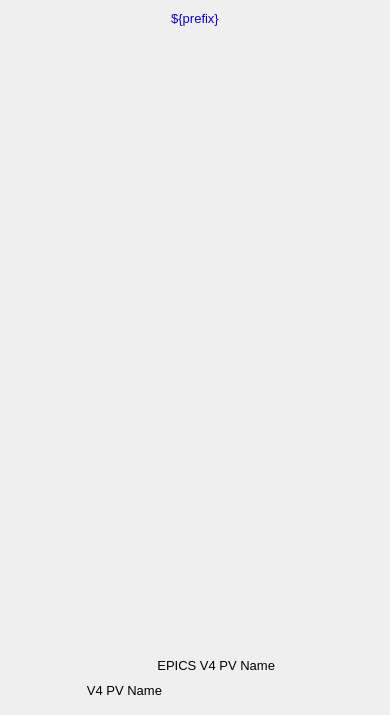
<?xml version="1.0" ?>
<ui version="4.0">
  <class>Dialog</class>
  <widget class="QWidget" name="screen">
    <property name="geometry">
      <rect>
        <x>460</x>
        <y>141</y>
        <width>390</width>
        <height>715</height>
      </rect>
    </property>
    <property name="styleSheet">
      <string notr="true">QWidget#screen {
  color: rgb(0, 0, 0);
  background-color: rgb(187, 187, 187);
  }</string>
    </property>
    <property name="windowTitle">
      <string>NDPva</string>
    </property>
    <widget class="PyDMDrawingRectangle" name="rectangle">
      <property name="geometry">
        <rect>
          <x>0</x>
          <y>5</y>
          <width>390</width>
          <height>25</height>
        </rect>
      </property>
      <property name="brush" stdset="0">
        <brush brushstyle="SolidPattern">
          <color alpha="255">
            <red>218</red>
            <green>218</green>
            <blue>218</blue>
          </color>
        </brush>
      </property>
      <property name="penStyle" stdset="0">
        <enum>Qt::SolidLine</enum>
      </property>
      <property name="penColor" stdset="0">
        <color>
          <red>218</red>
          <green>218</green>
          <blue>218</blue>
        </color>
      </property>
      <property name="penWidth" stdset="0">
        <double>0</double>
      </property>
      <property name="penCapStyle" stdset="0">
        <enum>Qt::FlatCap</enum>
      </property>
      <property name="toolTip">
        <string>rectangle</string>
      </property>
    </widget>
    <widget class="QLabel" name="text">
      <property name="geometry">
        <rect>
          <x>87</x>
          <y>6</y>
          <width>216</width>
          <height>25</height>
        </rect>
      </property>
      <property name="text">
        <string>${prefix}</string>
      </property>
      <property name="font" stdset="0">
        <font>
          <pointsize>10</pointsize>
        </font>
      </property>
      <property name="brush" stdset="0">
        <brush brushstyle="SolidPattern">
          <color alpha="255">
            <red>10</red>
            <green>0</green>
            <blue>184</blue>
          </color>
        </brush>
      </property>
      <property name="toolTip">
        <string>text</string>
      </property>
      <property name="alignment">
        <set>Qt::AlignCenter</set>
      </property>
      <property name="styleSheet">
        <string notr="true">QLabel#text {
  color: rgb(10, 0, 184);
  }</string>
      </property>
    </widget>
    <widget class="PyDMEmbeddedDisplay" name="composite">
      <property name="geometry">
        <rect>
          <x>5</x>
          <y>40</y>
          <width>380</width>
          <height>605</height>
        </rect>
      </property>
      <property name="toolTip">
        <string>composite</string>
      </property>
      <property name="filename" stdset="0">
        <string>PluginBase_V26.ui</string>
      </property>
    </widget>
    <widget class="PyDMFrame" name="composite_1">
      <property name="geometry">
        <rect>
          <x>5</x>
          <y>650</y>
          <width>380</width>
          <height>60</height>
        </rect>
      </property>
      <widget class="PyDMDrawingRectangle" name="rectangle_1">
        <property name="geometry">
          <rect>
            <x>0</x>
            <y>0</y>
            <width>380</width>
            <height>60</height>
          </rect>
        </property>
        <property name="brush" stdset="0">
          <brush brushstyle="NoBrush">
            <color alpha="255">
              <red>0</red>
              <green>0</green>
              <blue>0</blue>
            </color>
          </brush>
        </property>
        <property name="penStyle" stdset="0">
          <enum>Qt::SolidLine</enum>
        </property>
        <property name="penColor" stdset="0">
          <color>
            <red>0</red>
            <green>0</green>
            <blue>0</blue>
          </color>
        </property>
        <property name="penWidth" stdset="0">
          <double>1</double>
        </property>
        <property name="penCapStyle" stdset="0">
          <enum>Qt::FlatCap</enum>
        </property>
        <property name="toolTip">
          <string>rectangle_1</string>
        </property>
      </widget>
      <widget class="QLabel" name="text_1">
        <property name="geometry">
          <rect>
            <x>17</x>
            <y>30</y>
            <width>140</width>
            <height>20</height>
          </rect>
        </property>
        <property name="text">
          <string>V4 PV Name</string>
        </property>
        <property name="font" stdset="0">
          <font>
            <pointsize>10</pointsize>
          </font>
        </property>
        <property name="brush" stdset="0">
          <brush brushstyle="SolidPattern">
            <color alpha="255">
              <red>0</red>
              <green>0</green>
              <blue>0</blue>
            </color>
          </brush>
        </property>
        <property name="toolTip">
          <string>text_1</string>
        </property>
        <property name="alignment">
          <set>Qt::AlignRight|Qt::AlignTrailing|Qt::AlignVCenter</set>
        </property>
        <property name="styleSheet">
          <string notr="true">QLabel#text_1 {
  color: rgb(0, 0, 0);
  }</string>
        </property>
      </widget>
      <widget class="QLabel" name="text_2">
        <property name="geometry">
          <rect>
            <x>110</x>
            <y>5</y>
            <width>160</width>
            <height>20</height>
          </rect>
        </property>
        <property name="text">
          <string>EPICS V4 PV Name</string>
        </property>
        <property name="font" stdset="0">
          <font>
            <pointsize>10</pointsize>
          </font>
        </property>
        <property name="brush" stdset="0">
          <brush brushstyle="SolidPattern">
            <color alpha="255">
              <red>0</red>
              <green>0</green>
              <blue>0</blue>
            </color>
          </brush>
        </property>
        <property name="toolTip">
          <string>text_2</string>
        </property>
        <property name="alignment">
          <set>Qt::AlignRight|Qt::AlignTrailing|Qt::AlignVCenter</set>
        </property>
        <property name="styleSheet">
          <string notr="true">QLabel#text_2 {
  color: rgb(0, 0, 0);
  }</string>
        </property>
      </widget>
      <widget class="PyDMLabel" name="text_update">
        <property name="geometry">
          <rect>
            <x>170</x>
            <y>33</y>
            <width>200</width>
            <height>18</height>
          </rect>
        </property>
        <property name="toolTip">
          <string>PV: ${prefix}PvName_RBV</string>
        </property>
        <property name="channel" stdset="0">
          <string>ca://${prefix}PvName_RBV</string>
        </property>
        <property name="displayFormat" stdset="0">
          <enum>PyDMLabel::String</enum>
        </property>
        <property name="font" stdset="0">
          <font>
            <pointsize>10</pointsize>
          </font>
        </property>
        <property name="alignment">
          <set>Qt::AlignLeading|Qt::AlignLeft|Qt::AlignVCenter</set>
        </property>
        <property name="textInteractionFlags">
          <set>Qt::TextSelectableByKeyboard|Qt::TextSelectableByMouse</set>
        </property>
        <property name="styleSheet">
          <string notr="true">PyDMLabel#text_update {
  color: rgb(10, 0, 184);
  background-color: rgb(187, 187, 187);
  }</string>
        </property>
      </widget>
    </widget>
  </widget>
  <customwidgets>
    <customwidget>
      <class>PyDMDrawingRectangle</class>
      <extends>QWidget</extends>
      <header>pydm.widgets.drawing</header>
    </customwidget>
    <customwidget>
      <class>PyDMLabel</class>
      <extends>QLabel</extends>
      <header>pydm.widgets.label</header>
    </customwidget>
    <customwidget>
      <class>PyDMEmbeddedDisplay</class>
      <extends>QFrame</extends>
      <header>pydm.widgets.embedded_display</header>
    </customwidget>
    <customwidget>
      <class>PyDMFrame</class>
      <extends>QFrame</extends>
      <header>pydm.widgets.frame</header>
    </customwidget>
  </customwidgets>
</ui>
